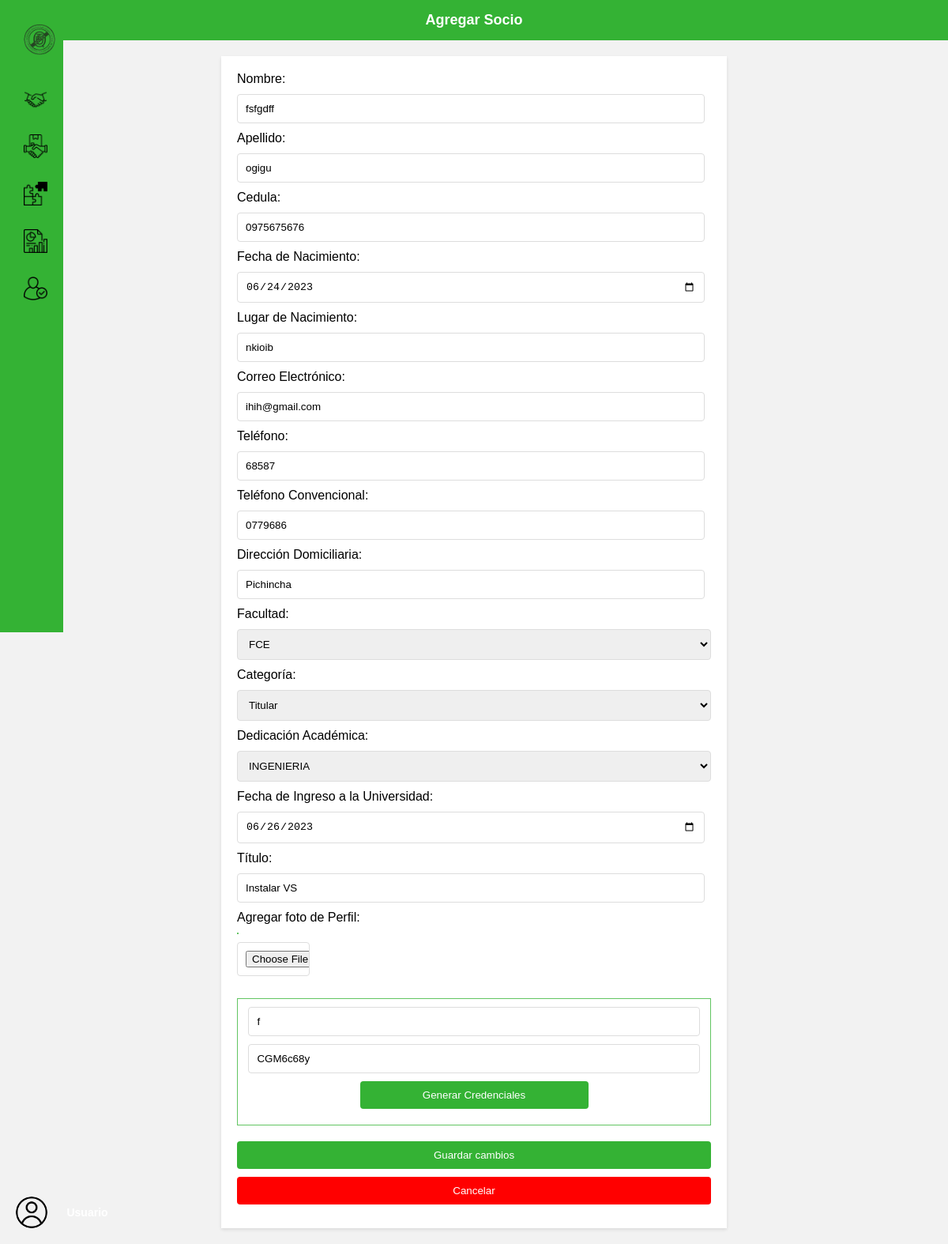
The app's page /editar_socio/2/ with its own data.
### socios/models.py (models this page shows)
class Socios(models.Model):
    usuario = models.CharField(max_length=50,default='user')
    password = models.CharField(max_length=20,default='123')
    cedula = models.CharField(max_length=10,default='1250259114')
    nombres = models.CharField(max_length=100,default='Jose')
    apellidos = models.CharField(max_length=100,default='Nuñez')
    fecha_nacimiento = models.DateField(default='13/03/2001')
    lugar_nacimiento = models.CharField(max_length=100,default='Quito')
    correo_electronico = models.EmailField(default='user@gmail.com')
    numero_telefonico = models.CharField(max_length=20,default='0960138819')
    numero_convencional = models.CharField(max_length=20,default='0960138819')
    direccion_domiciliaria = models.CharField(max_length=100,default='SANTO')
    facultad = models.CharField(max_length=100,default='FCI')
    categoria = models.CharField(max_length=100,default='Titular')
    dedicacion_academica = models.CharField(max_length=100,default='INGENIERIA')
    fecha_ingreso = models.DateField(default='2012')
    titulo = models.CharField(max_length=100,default='INGENIERO ELECTRICO')
    foto = models.BinaryField(null=True, blank=True)
    aporte = models.CharField(max_length=5,default='13')
    activo = models.BooleanField(default=True)

### socios/views.py (the view)
# urls.py: path('editar_socio/<int:socio_id>/',views.editar_socio, name='editar_socio'),
def editar_socio(request, socio_id):
    socio = get_object_or_404(models.Socios, id=socio_id)
    if request.method == 'POST':
        socio.usuario = request.POST.get('usuario')
        socio.password = request.POST.get('password')
        socio.cedula = request.POST.get('cedula')
        socio.nombres = request.POST.get('nombres')
        socio.apellidos = request.POST.get('apellidos')
        socio.fecha_nacimiento = request.POST.get('fecha_nacimiento')
        socio.lugar_nacimiento = request.POST.get('lugar_nacimiento')
        socio.correo_electronico = request.POST.get('correo_electronico')
        socio.numero_telefonico = request.POST.get('numero_telefonico')
        socio.numero_convencional = request.POST.get('numero_convencional')
        socio.direccion_domiciliaria = request.POST.get('direccion_domiciliaria')
        socio.facultad = request.POST.get('facultad')
        socio.categoria = request.POST.get('categoria')
        socio.dedicacion_academica = request.POST.get('dedicacion_academica')
        socio.fecha_ingreso = request.POST.get('fecha_ingreso')
        socio.titulo = request.POST.get('titulo')
        socio.aporte = request.POST.get('aporte')
        socio.foto = request.FILES['foto'] if 'foto' in request.FILES else None
        foto_bytes = socio.foto.read() if socio.foto else None
        socio.save()
        messages.success(request,'Se ha guardado correctamente este socio')
        return redirect('listar_socios')
    else:
        return render(request, 'emp_edit_socios.html', {'socio': socio})

### socios/templates/emp_edit_socios.html (shortened to what this page needs)
{% extends 'emp_principal.html' %}
{% load static %}
{% block content %}
<!DOCTYPE html>
<!DOCTYPE html>
<html>
<head>
</head>
<body>
    <div class="header">
        <h1>Agregar Socio</h1>
    </div>
    <div class="content">
        <div class="form-container">
            <form id="socio-form" action="{% url 'editar_socio' socio_id=socio.id %}" method="POST" enctype="multipart/socio-form">
                <label for="nombres">Nombre:</label>
                <input type="text" id="nombres" name="nombres" value="{{ socio.nombres }}" required>
                <label for="apellidos">Apellido:</label>
                <input type="text" id="apellidos" name="apellidos" value="{{ socio.apellidos }}" required>
                <label for="cedula">Cedula:</label>
                <input type="text" pattern="[0-9]{10}" maxlength="10" value="{{ socio.cedula }}" inputmode="numeric"
                    id="cedula" name="cedula" required>
                <label for="fecha_nacimiento">Fecha de Nacimiento:</label>
                <input type="date" id="fecha_nacimiento" name="fecha_nacimiento"
                    value="{{ socio.fecha_nacimiento|date:'Y-m-d' }}" required>
                <label for="lugar_nacimiento">Lugar de Nacimiento:</label>
                <input type="text" id="lugar_nacimiento" name="lugar_nacimiento" value="{{ socio.lugar_nacimiento }}"
                    required>
                <label for="correo_electronico">Correo Electrónico:</label>
                <input type="email" id="correo_electronico" name="correo_electronico"
                    value="{{ socio.correo_electronico }}" required>
                <label for="numero_telefonico">Teléfono:</label>
                <input type="tel" id="numero_telefonico" name="numero_telefonico" value="{{ socio.numero_telefonico }}"
                    required>
                <label for="numero_convencional">Teléfono Convencional:</label>
                <input type="tel" id="numero_convencional" name="numero_convencional"
                    value="{{ socio.numero_convencional }}" required>
                <label for="direccion_domiciliaria">Dirección Domiciliaria:</label>
                <input type="text" id="direccion_domiciliaria" name="direccion_domiciliaria"
                    value="{{ socio.direccion_domiciliaria }}" required>
                <label for="facultad">Facultad:</label>
                <select id="facultad" name="facultad" required placeholder="Seleccione la facultad"
                    value="{{ socio.facultad }}" style="width:100%;">
                    <option value="{{ socio.facultad }}" selected>
                        {{ socio.facultad }}
                    </option>
                </select>
                <label for="categoria">Categoría:</label>
                <select id="categoria" name="categoria" value="{{ socio.categoria }}" required style="width:100%;">
                    <option value="{{ socio.categoria }}" selected>
                        {{ socio.categoria }}
                    </option>
                </select>
                <label for="dedicacion_academica">Dedicación Académica:</label>
                <select id="dedicacion" name="dedicacion_academica" value="{{ socio.dedicacion_academica }}" required
                    style="width:100%;">
                    <option value="{{ socio.dedicacion_academica }}" selected>
                        {{ socio.dedicacion_academica }}
                    </option>
                </select>
                <label for="fecha_ingreso">Fecha de Ingreso a la Universidad:</label>
                <input type="date" id="fecha_ingreso" name="fecha_ingreso"
                    value="{{ socio.fecha_ingreso|date:'Y-m-d' }}" required>
                <label for="titulo">Título:</label>
                <input type="text" id="titulo" name="titulo" value="{{ socio.titulo }}" required>
                <label for="foto">Agregar foto de Perfil:</label>
                <div class="upload-preview">
                </div>
                <div class="file-input">
                    <input type="file" id="foto" name="foto" onchange="previewImage(event)" style="width: 70px;">
                </div>
                <br>
                <div class="generated-credentials">
                    <input type="text" id="usuario" name="usuario" value="{{ socio.usuario }}" required>
                    <input type="text" id="password" name="password" value="{{ socio.password }}" required>
                    <button type="button" id="generate-credentials" style="width: 50%; margin-bottom: 10px;">Generar
                        Credenciales</button>
                </div>
                <button type="submit" style="width: 100%;" >
                 Guardar cambios
                </button>
                <a href="/socios"> <input type="button" value="Cancelar"
                    style="width: 100%; background-color: red;"></a>
            </form>
        </div>
    </div>
</body>
</html>
{% endblock %}

### proveedores/static/css/estilo_menu_desplegable.css (style rules this page uses)
body { margin: 0; padding: 0; font-family: Arial, sans-serif; }

### socios/templates/emp_edit_socios.html (style rules this page uses)
body { margin: 0; padding: 0; font-family: Arial, sans-serif; background-color: #f2f2f2; }
.header { background-color: #34b234; color: #fff; padding: 15px; text-align: center; }
.header h1 { font-size: 18px; font-weight: bold; margin: 0; }
.content { margin: 20px; display: flex; justify-content: center; align-items: center; min-height: calc(100vh - 70px); }
.form-container { background-color: #fff; box-shadow: 0 2px 4px rgba(0, 0, 0, 0.1); padding: 20px; width: 600px; }
.form-container label { display: block; margin-bottom: 10px; width: max-content; }
.form-container input[type="text"], .form-container input[type="email"], .form-container input[type="tel"], .form-container input[type="date"], .form-container input[type="file"], .form-container input[type="submit"], .form-container input[type="button"], .form-container select, .form-container button, .input#file-upload-button { width: 95%; padding: 10px; border: 1px solid #ddd; border-radius: 4px; margin-bottom: 10px; }
.form-container input[type="submit"], .form-container input[type="button"], .form-container button, .input#file-upload-button { background-color: #34b234; color: #fff; border: none; cursor: pointer; transition: background-color 0.3s; }
.upload-preview { margin-bottom: 10px; height: auto; width: max-content; border: 1px solid #62c562; position: center; }
.generated-credentials { margin-bottom: 20px; padding: 10px; border: 1px solid #62c562; background-color: white; display: block; position: relative; text-align: center; }

### records on screen
Socios: nombres "fsfgdff", apellidos "ogigu", cedula "0975675676", fecha_nacimiento "06/24/2023", lugar_nacimiento "nkioib", correo_electronico "ihih@gmail.com", numero_telefonico "68587", numero_convencional "0779686", direccion_domiciliaria "Pichincha", facultad "FCE", categoria "Titular", dedicacion_academica "INGENIERIA", fecha_ingreso "06/26/2023", titulo "Instalar VS", usuario "f", password "CGM6c68y"
